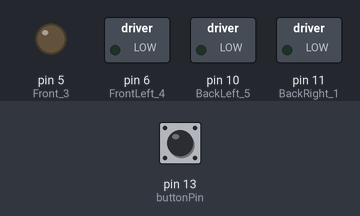
Bench run of a sketch on a simulated Arduino Uno, built with avr-gcc and run on an emulated ATmega328P. Shown: switched loads named in the sketch (green lamp = pin HIGH), output pins drawn as LEDs (lit = HIGH). The inputs (shaded band) are chosen by the test bench; at power-on: pin 13 (buttonPin) LOW. Pins used as bus, display or sensor lines are not drawn.

Above: at 1.2 s.
1.3 s: pin 13 (buttonPin) pulled HIGH for 0.15 s
At 1.9 s:
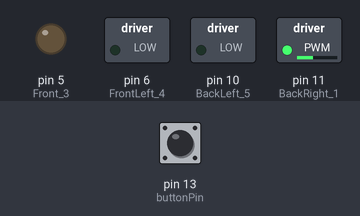
At 6.1 s:
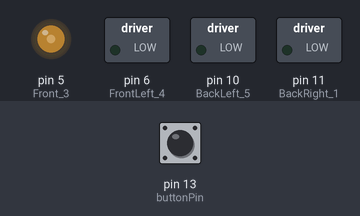
Timing chart, 0 to 19.4 s (numbered marks = the images above; inputs shaded):
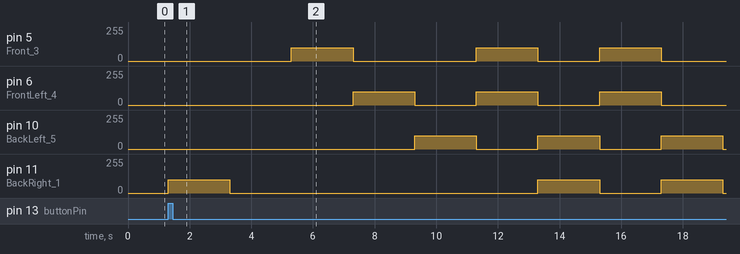

Measured:
- after the input at 1.3 s, pin 5 (Front_3): goes 100/255 2.0 s, 0/255 4.0 s, 100/255 2.0 s, 0/255 2.0 s, 100/255 2.0 s, then 0/255, starting after 4.0 s; pin 6 (FrontLeft_4): alternates 100/255 for 2.0 s and 0/255 for 2.0 s, starting after 6.0 s

The sketch:

demo.ino
```cpp
int buttonPin = 13;
int BackRight_1 = 11;
int FrontRight_2 = 3;
int Front_3 = 5;
int FrontLeft_4 = 6;
int BackLeft_5 = 10;

void setup() {
  // put your setup code here, to run once:
  // Start serial communication at 9600 bps.
  pinMode(BackRight_1, OUTPUT);
  pinMode(FrontRight_2, OUTPUT);
  pinMode(Front_3, OUTPUT);
  pinMode(FrontLeft_4, OUTPUT);
  pinMode(BackLeft_5, OUTPUT);
}

void loop() {
  // put your main code here, to run repeatedly:
  int buttonState = digitalRead(buttonPin);

  // Control output in range 0 - 255
  if (buttonState == HIGH) {
    // Turn motors on
    // analogWrite(BackRight_1,0);
    // analogWrite(FrontRight_2,0);
    // analogWrite(Front_3,0);
    // analogWrite(FrontLeft_4,0);
    // analogWrite(BackLeft_5,100);
    // delay(5000);

    // Loop through each motor
    analogWrite(BackRight_1,100);
    delay(2000);
    analogWrite(BackRight_1,0);
    analogWrite(FrontRight_2,100);
    delay(2000);
    analogWrite(FrontRight_2,0);
    analogWrite(Front_3,100);
    delay(2000);
    analogWrite(Front_3,0);
    analogWrite(FrontLeft_4,100);
    delay(2000);
    analogWrite(FrontLeft_4,0);
    analogWrite(BackLeft_5,100);
    delay(2000);
    analogWrite(BackLeft_5,0);

    // Alternate between front and back motors
    analogWrite(FrontRight_2,100);
    analogWrite(Front_3,100);
    analogWrite(FrontLeft_4,100);
    delay(2000);
    analogWrite(FrontRight_2,0);
    analogWrite(Front_3,0);
    analogWrite(FrontLeft_4,0);
    analogWrite(BackLeft_5,100);
    analogWrite(BackRight_1,100);
    delay(2000);
    analogWrite(BackLeft_5,0);
    analogWrite(BackRight_1,0);
    analogWrite(FrontRight_2,100);
    analogWrite(Front_3,100);
    analogWrite(FrontLeft_4,100);
    delay(2000);
    analogWrite(FrontRight_2,0);
    analogWrite(Front_3,0);
    analogWrite(FrontLeft_4,0);
    analogWrite(BackLeft_5,100);
    analogWrite(BackRight_1,100);
    delay(2000);
    analogWrite(BackLeft_5,0);
    analogWrite(BackRight_1,0);

  } else {
    // Turn motors off
    analogWrite(BackRight_1,0);
    analogWrite(FrontRight_2,0);
    analogWrite(Front_3,0);
    analogWrite(FrontLeft_4,0);
    analogWrite(BackLeft_5,0);
  }
}
```
